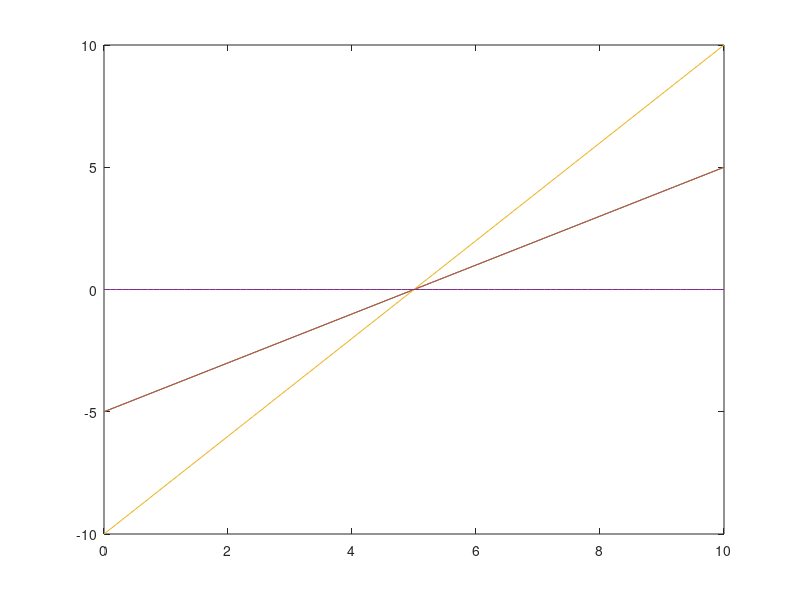

This chart was generated by the following MATLAB code:
rootsA = input("Please enter the two zeroes of a trinomial function, f(x), in the form [x1 x2]:\n");
rootsB = input("Enter the two zeroes of a second trinomial function, g(x), in the form [x1 x2]:\n");

coefA = poly(rootsA);
coefB = poly(rootsB);

fprintf("\nThe two functions are:\n");
fprintf("f(x) = %gx\xB2 + %gx + %g\n",coefA);
fprintf("g(x) = %gx\xB2 + %gx + %g\n\n",coefB);

coefTashizan = coefA + coefB;
coefHikizan  = coefA - coefB;
coefKakezan  = conv(coefA, coefB);
[coefWarizan,nokori]  = deconv(coefA, coefB);

fprintf("f(x) + g(x) = %gx\xB2 + %gx + %g\n", coefTashizan);
fprintf("f(x) - g(x) = %gx\xB2 + %gx + %g\n", coefHikizan);
fprintf("f(x) * g(x) = %gx\x2074 + %g\xB3 + %g\xB2 + %gx + %g\n", coefKakezan);
fprintf("f(x) / g(x) = %g\tRemainder: %gx\xB2 + %gx + %g\n", coefWarizan, nokori);

rootsAll = [rootsA, rootsB];
minim = floor(min(rootsAll)/10)*10;
maxim = ceil(max(rootsAll)/10)*10;

x = minim:0.1:maxim;
yA = polyval(coefA, x);
yB = polyval(coefB, x);
yT = polyval(coefTashizan, x);
yH = polyval(coefHikizan, x);

plot(x, yA, x, yB, x, yT, x, yH);
